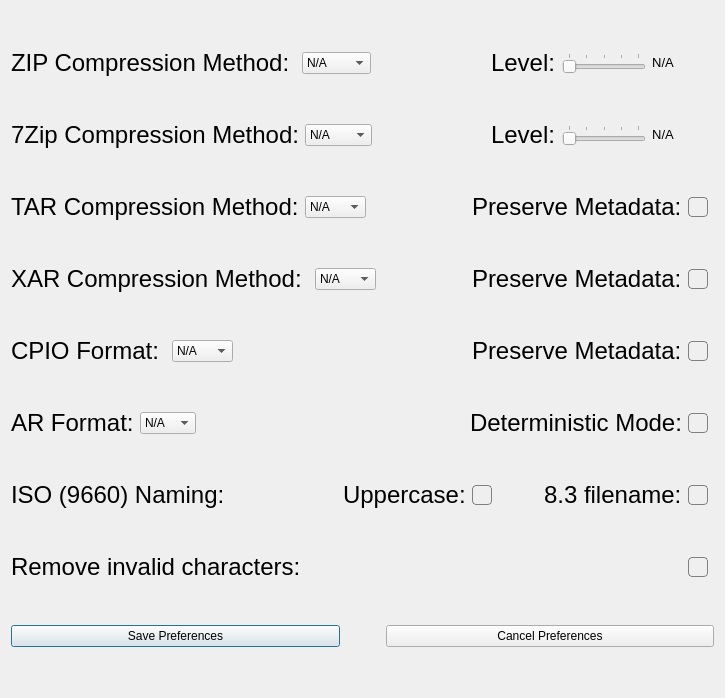
<?xml version="1.0" encoding="UTF-8"?>
<ui version="4.0">
 <class>ArchivePreferences</class>
 <widget class="QDialog" name="ArchivePreferences">
  <property name="geometry">
   <rect>
    <x>0</x>
    <y>0</y>
    <width>725</width>
    <height>698</height>
   </rect>
  </property>
  <property name="windowTitle">
   <string>Archive Preferences</string>
  </property>
  <layout class="QVBoxLayout" name="verticalLayout">
   <item>
    <layout class="QHBoxLayout" name="zip_hlayout">
     <item>
      <widget class="QLabel" name="zip_info">
       <property name="font">
        <font>
         <pointsize>18</pointsize>
        </font>
       </property>
       <property name="text">
        <string>ZIP Compression Method: </string>
       </property>
      </widget>
     </item>
     <item>
      <widget class="QComboBox" name="zip_comp_method">
       <item>
        <property name="text">
         <string>N/A</string>
        </property>
       </item>
       <item>
        <property name="text">
         <string>Deflate</string>
        </property>
       </item>
       <item>
        <property name="text">
         <string>Store</string>
        </property>
       </item>
       <item>
        <property name="text">
         <string>Bzip2</string>
        </property>
       </item>
       <item>
        <property name="text">
         <string>Lzma</string>
        </property>
       </item>
       <item>
        <property name="text">
         <string>Zstd</string>
        </property>
       </item>
      </widget>
     </item>
     <item>
      <spacer name="horizontalSpacer_11">
       <property name="orientation">
        <enum>Qt::Orientation::Horizontal</enum>
       </property>
       <property name="sizeHint" stdset="0">
        <size>
         <width>40</width>
         <height>20</height>
        </size>
       </property>
      </spacer>
     </item>
     <item>
      <widget class="QLabel" name="zip_level_info_label">
       <property name="font">
        <font>
         <pointsize>18</pointsize>
        </font>
       </property>
       <property name="text">
        <string>Level:</string>
       </property>
      </widget>
     </item>
     <item>
      <widget class="QSlider" name="zip_comp_slider">
       <property name="sizePolicy">
        <sizepolicy hsizetype="Preferred" vsizetype="Fixed">
         <horstretch>0</horstretch>
         <verstretch>0</verstretch>
        </sizepolicy>
       </property>
       <property name="maximum">
        <number>4</number>
       </property>
       <property name="pageStep">
        <number>1</number>
       </property>
       <property name="orientation">
        <enum>Qt::Orientation::Horizontal</enum>
       </property>
       <property name="tickPosition">
        <enum>QSlider::TickPosition::TicksAbove</enum>
       </property>
       <property name="tickInterval">
        <number>1</number>
       </property>
      </widget>
     </item>
     <item>
      <widget class="QLabel" name="zip_level_label">
       <property name="sizePolicy">
        <sizepolicy hsizetype="Preferred" vsizetype="Fixed">
         <horstretch>0</horstretch>
         <verstretch>0</verstretch>
        </sizepolicy>
       </property>
       <property name="font">
        <font>
         <pointsize>10</pointsize>
        </font>
       </property>
       <property name="text">
        <string>N/A</string>
       </property>
       <property name="alignment">
        <set>Qt::AlignmentFlag::AlignCenter</set>
       </property>
      </widget>
     </item>
     <item>
      <spacer name="horizontalSpacer_10">
       <property name="orientation">
        <enum>Qt::Orientation::Horizontal</enum>
       </property>
       <property name="sizeType">
        <enum>QSizePolicy::Policy::Preferred</enum>
       </property>
       <property name="sizeHint" stdset="0">
        <size>
         <width>40</width>
         <height>20</height>
        </size>
       </property>
      </spacer>
     </item>
    </layout>
   </item>
   <item>
    <layout class="QHBoxLayout" name="seven_zip_hlayout">
     <item>
      <widget class="QLabel" name="seven_zip_info">
       <property name="font">
        <font>
         <pointsize>18</pointsize>
        </font>
       </property>
       <property name="text">
        <string>7Zip Compression Method:</string>
       </property>
      </widget>
     </item>
     <item>
      <widget class="QComboBox" name="seven_zip_comp_method">
       <item>
        <property name="text">
         <string>N/A</string>
        </property>
       </item>
       <item>
        <property name="text">
         <string>Lzma</string>
        </property>
       </item>
       <item>
        <property name="text">
         <string>Lzma2</string>
        </property>
       </item>
       <item>
        <property name="text">
         <string>Ppmd</string>
        </property>
       </item>
       <item>
        <property name="text">
         <string>Zstd</string>
        </property>
       </item>
      </widget>
     </item>
     <item>
      <spacer name="horizontalSpacer_12">
       <property name="orientation">
        <enum>Qt::Orientation::Horizontal</enum>
       </property>
       <property name="sizeHint" stdset="0">
        <size>
         <width>40</width>
         <height>20</height>
        </size>
       </property>
      </spacer>
     </item>
     <item>
      <widget class="QLabel" name="seven_zip_level_info">
       <property name="font">
        <font>
         <pointsize>18</pointsize>
        </font>
       </property>
       <property name="text">
        <string>Level:</string>
       </property>
      </widget>
     </item>
     <item>
      <widget class="QSlider" name="seven_zip_comp_slider">
       <property name="sizePolicy">
        <sizepolicy hsizetype="Preferred" vsizetype="Fixed">
         <horstretch>0</horstretch>
         <verstretch>0</verstretch>
        </sizepolicy>
       </property>
       <property name="maximum">
        <number>4</number>
       </property>
       <property name="pageStep">
        <number>1</number>
       </property>
       <property name="orientation">
        <enum>Qt::Orientation::Horizontal</enum>
       </property>
       <property name="tickPosition">
        <enum>QSlider::TickPosition::TicksAbove</enum>
       </property>
       <property name="tickInterval">
        <number>1</number>
       </property>
      </widget>
     </item>
     <item>
      <widget class="QLabel" name="seven_zip_level_label">
       <property name="sizePolicy">
        <sizepolicy hsizetype="Preferred" vsizetype="Fixed">
         <horstretch>0</horstretch>
         <verstretch>0</verstretch>
        </sizepolicy>
       </property>
       <property name="font">
        <font>
         <pointsize>10</pointsize>
        </font>
       </property>
       <property name="text">
        <string>N/A</string>
       </property>
       <property name="alignment">
        <set>Qt::AlignmentFlag::AlignCenter</set>
       </property>
      </widget>
     </item>
     <item>
      <spacer name="horizontalSpacer_9">
       <property name="orientation">
        <enum>Qt::Orientation::Horizontal</enum>
       </property>
       <property name="sizeType">
        <enum>QSizePolicy::Policy::Preferred</enum>
       </property>
       <property name="sizeHint" stdset="0">
        <size>
         <width>40</width>
         <height>20</height>
        </size>
       </property>
      </spacer>
     </item>
    </layout>
   </item>
   <item>
    <layout class="QHBoxLayout" name="tar_hlayout">
     <item>
      <widget class="QLabel" name="tar_info">
       <property name="font">
        <font>
         <pointsize>18</pointsize>
        </font>
       </property>
       <property name="text">
        <string>TAR Compression Method:</string>
       </property>
      </widget>
     </item>
     <item>
      <widget class="QComboBox" name="tar_comp_method">
       <item>
        <property name="text">
         <string>N/A</string>
        </property>
       </item>
       <item>
        <property name="text">
         <string>Gzip</string>
        </property>
       </item>
       <item>
        <property name="text">
         <string>Bzip2</string>
        </property>
       </item>
       <item>
        <property name="text">
         <string>Xz</string>
        </property>
       </item>
       <item>
        <property name="text">
         <string>Zstd</string>
        </property>
       </item>
      </widget>
     </item>
     <item>
      <spacer name="horizontalSpacer_8">
       <property name="orientation">
        <enum>Qt::Orientation::Horizontal</enum>
       </property>
       <property name="sizeHint" stdset="0">
        <size>
         <width>40</width>
         <height>20</height>
        </size>
       </property>
      </spacer>
     </item>
     <item>
      <widget class="QLabel" name="tar_metadata_label">
       <property name="font">
        <font>
         <pointsize>18</pointsize>
        </font>
       </property>
       <property name="text">
        <string>Preserve Metadata:</string>
       </property>
      </widget>
     </item>
     <item>
      <widget class="QCheckBox" name="tar_metadata_cb">
       <property name="sizePolicy">
        <sizepolicy hsizetype="Fixed" vsizetype="Fixed">
         <horstretch>0</horstretch>
         <verstretch>0</verstretch>
        </sizepolicy>
       </property>
       <property name="styleSheet">
        <string notr="true">QCheckBox::indicator {
    width: 18px;
    height: 18px;
	border: 1px solid grey;
	border-radius: 4px;
	color: white;
}

QCheckBox::indicator:checked {
	background: #32a6ff;
}</string>
       </property>
       <property name="text">
        <string/>
       </property>
      </widget>
     </item>
    </layout>
   </item>
   <item>
    <layout class="QHBoxLayout" name="xar_hlayout">
     <item>
      <widget class="QLabel" name="xar_info_label">
       <property name="font">
        <font>
         <pointsize>18</pointsize>
        </font>
       </property>
       <property name="text">
        <string>XAR Compression Method: </string>
       </property>
      </widget>
     </item>
     <item>
      <widget class="QComboBox" name="xar_comp_method">
       <item>
        <property name="text">
         <string>N/A</string>
        </property>
       </item>
       <item>
        <property name="text">
         <string>Gzip</string>
        </property>
       </item>
       <item>
        <property name="text">
         <string>Bzip2</string>
        </property>
       </item>
       <item>
        <property name="text">
         <string>Xz</string>
        </property>
       </item>
      </widget>
     </item>
     <item>
      <spacer name="horizontalSpacer_7">
       <property name="orientation">
        <enum>Qt::Orientation::Horizontal</enum>
       </property>
       <property name="sizeHint" stdset="0">
        <size>
         <width>40</width>
         <height>20</height>
        </size>
       </property>
      </spacer>
     </item>
     <item>
      <widget class="QLabel" name="xar_metadata_label">
       <property name="font">
        <font>
         <pointsize>18</pointsize>
        </font>
       </property>
       <property name="text">
        <string>Preserve Metadata:</string>
       </property>
      </widget>
     </item>
     <item>
      <widget class="QCheckBox" name="xar_metadata_cb">
       <property name="sizePolicy">
        <sizepolicy hsizetype="Fixed" vsizetype="Fixed">
         <horstretch>0</horstretch>
         <verstretch>0</verstretch>
        </sizepolicy>
       </property>
       <property name="styleSheet">
        <string notr="true">QCheckBox::indicator {
    width: 18px;
    height: 18px;
	border: 1px solid grey;
	border-radius: 4px;
	color: white;
}

QCheckBox::indicator:checked {
	background: #32a6ff;
}</string>
       </property>
       <property name="text">
        <string/>
       </property>
      </widget>
     </item>
    </layout>
   </item>
   <item>
    <layout class="QHBoxLayout" name="cpio_hlayout">
     <item>
      <widget class="QLabel" name="cpio_info">
       <property name="font">
        <font>
         <pointsize>18</pointsize>
        </font>
       </property>
       <property name="text">
        <string>CPIO Format: </string>
       </property>
      </widget>
     </item>
     <item>
      <widget class="QComboBox" name="cpio_format">
       <item>
        <property name="text">
         <string>N/A</string>
        </property>
       </item>
       <item>
        <property name="text">
         <string>Newc</string>
        </property>
       </item>
       <item>
        <property name="text">
         <string>Odc</string>
        </property>
       </item>
      </widget>
     </item>
     <item>
      <spacer name="horizontalSpacer_6">
       <property name="orientation">
        <enum>Qt::Orientation::Horizontal</enum>
       </property>
       <property name="sizeHint" stdset="0">
        <size>
         <width>40</width>
         <height>20</height>
        </size>
       </property>
      </spacer>
     </item>
     <item>
      <widget class="QLabel" name="cpio_metadata_label">
       <property name="sizePolicy">
        <sizepolicy hsizetype="Preferred" vsizetype="Preferred">
         <horstretch>0</horstretch>
         <verstretch>0</verstretch>
        </sizepolicy>
       </property>
       <property name="font">
        <font>
         <pointsize>18</pointsize>
        </font>
       </property>
       <property name="text">
        <string>Preserve Metadata:</string>
       </property>
      </widget>
     </item>
     <item>
      <widget class="QCheckBox" name="cpio_metadata_cb">
       <property name="sizePolicy">
        <sizepolicy hsizetype="Fixed" vsizetype="Fixed">
         <horstretch>0</horstretch>
         <verstretch>0</verstretch>
        </sizepolicy>
       </property>
       <property name="styleSheet">
        <string notr="true">QCheckBox::indicator {
    width: 18px;
    height: 18px;
	border: 1px solid grey;
	border-radius: 4px;
	color: white;
}

QCheckBox::indicator:checked {
	background: #32a6ff;
}</string>
       </property>
       <property name="text">
        <string/>
       </property>
      </widget>
     </item>
    </layout>
   </item>
   <item>
    <layout class="QHBoxLayout" name="ar_hlayout">
     <item>
      <widget class="QLabel" name="ar_info_label">
       <property name="font">
        <font>
         <pointsize>18</pointsize>
        </font>
       </property>
       <property name="text">
        <string>AR Format:</string>
       </property>
      </widget>
     </item>
     <item>
      <widget class="QComboBox" name="ar_format">
       <item>
        <property name="text">
         <string>N/A</string>
        </property>
       </item>
       <item>
        <property name="text">
         <string>GNU</string>
        </property>
       </item>
       <item>
        <property name="text">
         <string>BSD</string>
        </property>
       </item>
      </widget>
     </item>
     <item>
      <spacer name="horizontalSpacer_5">
       <property name="orientation">
        <enum>Qt::Orientation::Horizontal</enum>
       </property>
       <property name="sizeType">
        <enum>QSizePolicy::Policy::Expanding</enum>
       </property>
       <property name="sizeHint" stdset="0">
        <size>
         <width>40</width>
         <height>20</height>
        </size>
       </property>
      </spacer>
     </item>
     <item>
      <widget class="QLabel" name="ar_determ_mode_label">
       <property name="font">
        <font>
         <pointsize>18</pointsize>
        </font>
       </property>
       <property name="text">
        <string>Deterministic Mode:</string>
       </property>
      </widget>
     </item>
     <item>
      <widget class="QCheckBox" name="ar_determ_mode_cb">
       <property name="sizePolicy">
        <sizepolicy hsizetype="Fixed" vsizetype="Fixed">
         <horstretch>0</horstretch>
         <verstretch>0</verstretch>
        </sizepolicy>
       </property>
       <property name="styleSheet">
        <string notr="true">QCheckBox::indicator {
    width: 18px;
    height: 18px;
	border: 1px solid grey;
	border-radius: 4px;
	color: white;
}

QCheckBox::indicator:checked {
	background: #32a6ff;
}</string>
       </property>
       <property name="text">
        <string/>
       </property>
      </widget>
     </item>
    </layout>
   </item>
   <item>
    <layout class="QHBoxLayout" name="iso_hlayout1">
     <item>
      <widget class="QLabel" name="iso_info_label">
       <property name="font">
        <font>
         <pointsize>18</pointsize>
        </font>
       </property>
       <property name="text">
        <string>ISO (9660) Naming:</string>
       </property>
      </widget>
     </item>
     <item>
      <spacer name="horizontalSpacer_4">
       <property name="orientation">
        <enum>Qt::Orientation::Horizontal</enum>
       </property>
       <property name="sizeType">
        <enum>QSizePolicy::Policy::Preferred</enum>
       </property>
       <property name="sizeHint" stdset="0">
        <size>
         <width>40</width>
         <height>20</height>
        </size>
       </property>
      </spacer>
     </item>
     <item>
      <widget class="QLabel" name="iso_uppercase_label">
       <property name="sizePolicy">
        <sizepolicy hsizetype="Fixed" vsizetype="Preferred">
         <horstretch>0</horstretch>
         <verstretch>0</verstretch>
        </sizepolicy>
       </property>
       <property name="font">
        <font>
         <pointsize>18</pointsize>
        </font>
       </property>
       <property name="text">
        <string>Uppercase:</string>
       </property>
      </widget>
     </item>
     <item>
      <widget class="QCheckBox" name="iso_uppercase_cb">
       <property name="sizePolicy">
        <sizepolicy hsizetype="Fixed" vsizetype="Fixed">
         <horstretch>0</horstretch>
         <verstretch>0</verstretch>
        </sizepolicy>
       </property>
       <property name="styleSheet">
        <string notr="true">QCheckBox::indicator {
    width: 18px;
    height: 18px;
	border: 1px solid grey;
	border-radius: 4px;
	color: white;
}

QCheckBox::indicator:checked {
	background: #32a6ff;
}</string>
       </property>
       <property name="text">
        <string/>
       </property>
      </widget>
     </item>
     <item>
      <spacer name="horizontalSpacer_3">
       <property name="orientation">
        <enum>Qt::Orientation::Horizontal</enum>
       </property>
       <property name="sizeType">
        <enum>QSizePolicy::Policy::Preferred</enum>
       </property>
       <property name="sizeHint" stdset="0">
        <size>
         <width>40</width>
         <height>20</height>
        </size>
       </property>
      </spacer>
     </item>
     <item>
      <widget class="QLabel" name="enforce_83_label">
       <property name="sizePolicy">
        <sizepolicy hsizetype="Fixed" vsizetype="Preferred">
         <horstretch>0</horstretch>
         <verstretch>0</verstretch>
        </sizepolicy>
       </property>
       <property name="font">
        <font>
         <pointsize>18</pointsize>
        </font>
       </property>
       <property name="text">
        <string>8.3 filename:</string>
       </property>
      </widget>
     </item>
     <item>
      <widget class="QCheckBox" name="iso_enforce_83_cb">
       <property name="sizePolicy">
        <sizepolicy hsizetype="Fixed" vsizetype="Fixed">
         <horstretch>0</horstretch>
         <verstretch>0</verstretch>
        </sizepolicy>
       </property>
       <property name="styleSheet">
        <string notr="true">QCheckBox::indicator {
    width: 18px;
    height: 18px;
	border: 1px solid grey;
	border-radius: 4px;
	color: white;
}

QCheckBox::indicator:checked {
	background: #32a6ff;
}</string>
       </property>
       <property name="text">
        <string/>
       </property>
      </widget>
     </item>
    </layout>
   </item>
   <item>
    <layout class="QHBoxLayout" name="iso_hlayout2">
     <item>
      <widget class="QLabel" name="iso_rm_invalid_label">
       <property name="font">
        <font>
         <pointsize>18</pointsize>
        </font>
       </property>
       <property name="text">
        <string>Remove invalid characters:</string>
       </property>
      </widget>
     </item>
     <item>
      <spacer name="horizontalSpacer_2">
       <property name="orientation">
        <enum>Qt::Orientation::Horizontal</enum>
       </property>
       <property name="sizeHint" stdset="0">
        <size>
         <width>40</width>
         <height>20</height>
        </size>
       </property>
      </spacer>
     </item>
     <item>
      <widget class="QCheckBox" name="iso_rm_invalid_cb">
       <property name="sizePolicy">
        <sizepolicy hsizetype="Fixed" vsizetype="Fixed">
         <horstretch>0</horstretch>
         <verstretch>0</verstretch>
        </sizepolicy>
       </property>
       <property name="styleSheet">
        <string notr="true">QCheckBox::indicator {
    width: 18px;
    height: 18px;
	border: 1px solid grey;
	border-radius: 4px;
	color: white;
}

QCheckBox::indicator:checked {
	background: #32a6ff;
}</string>
       </property>
       <property name="text">
        <string/>
       </property>
      </widget>
     </item>
    </layout>
   </item>
   <item>
    <layout class="QHBoxLayout" name="horizontalLayout">
     <item>
      <widget class="QPushButton" name="save_preferences">
       <property name="text">
        <string>Save Preferences</string>
       </property>
      </widget>
     </item>
     <item>
      <spacer name="horizontalSpacer">
       <property name="orientation">
        <enum>Qt::Orientation::Horizontal</enum>
       </property>
       <property name="sizeType">
        <enum>QSizePolicy::Policy::Preferred</enum>
       </property>
       <property name="sizeHint" stdset="0">
        <size>
         <width>40</width>
         <height>20</height>
        </size>
       </property>
      </spacer>
     </item>
     <item>
      <widget class="QPushButton" name="cancel_preferences">
       <property name="text">
        <string>Cancel Preferences</string>
       </property>
      </widget>
     </item>
    </layout>
   </item>
  </layout>
 </widget>
 <resources/>
 <connections/>
</ui>
